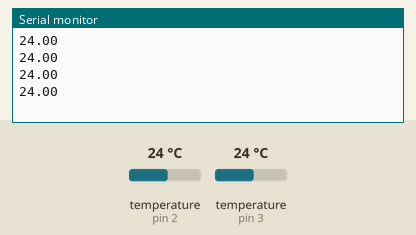
Bench run of a sketch on a simulated Arduino Uno, built with avr-gcc and run on an emulated ATmega328P. Shown: the last lines printed to the serial monitor. The test bench sets the inputs (shaded band); at power-on: temperature (sensors on pin 2, pin 3) 24 °C.

Above: at 3.1 s.
3.2 s: temperature (sensor on pin 2) set to 12 °C
At 4.5 s:
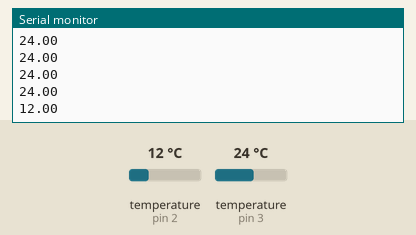
5.4 s: temperature (sensor on pin 3) set to 19 °C
At 5.7 s:
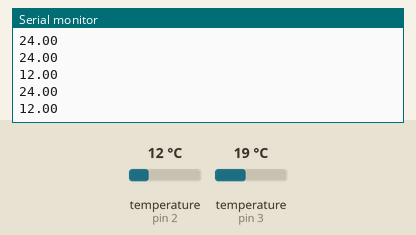
7.6 s: temperature (sensor on pin 2) set to 28 °C
At 8.3 s:
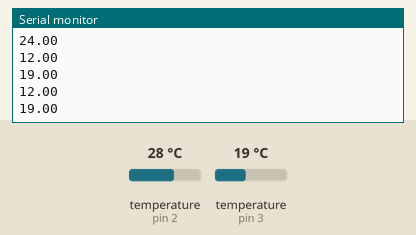
9.8 s: temperature (sensor on pin 3) set to 33 °C
At 10.6 s:
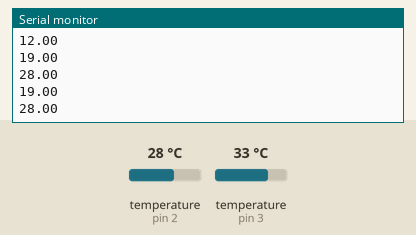
Timing chart, 0 to 12.8 s (numbered marks = the images above; inputs shaded):
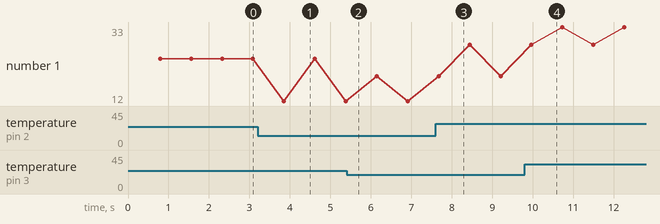

Measured:
- after the input at 3.2 s, the serial monitor: prints a new line after 0.65 s (image 1)
- plotted number 1: 24 → 12 after the input at 3.2 s, 19 → 33 after the input at 9.8 s

The sketch:

Temperature_test.ino
```cpp
#include <OneWire.h>
#include <DallasTemperature.h>

//Setup OneWire temperature sensors
OneWire e_one_wire(2);
OneWire i_one_wire(3);
DallasTemperature external(&e_one_wire);
DallasTemperature internal(&i_one_wire);
float external_temp;
float internal_temp;

void setup() {
  //Start RX & TX ports
  Serial.begin(38400); //Serial Monitor

  //Start OneWire ports
  external.begin(); //External temperature sensor
  internal.begin(); //Internal temperature sensor
}

void loop() {
  //Temperature outside of the payload
  external.requestTemperatures();
  float external_temp = external.getTempCByIndex(0);
  Serial.println(external_temp);

  //Temperature inside of the payload
  internal.requestTemperatures();
  float internal_temp = internal.getTempCByIndex(0);
  Serial.println(internal_temp);
}
```
